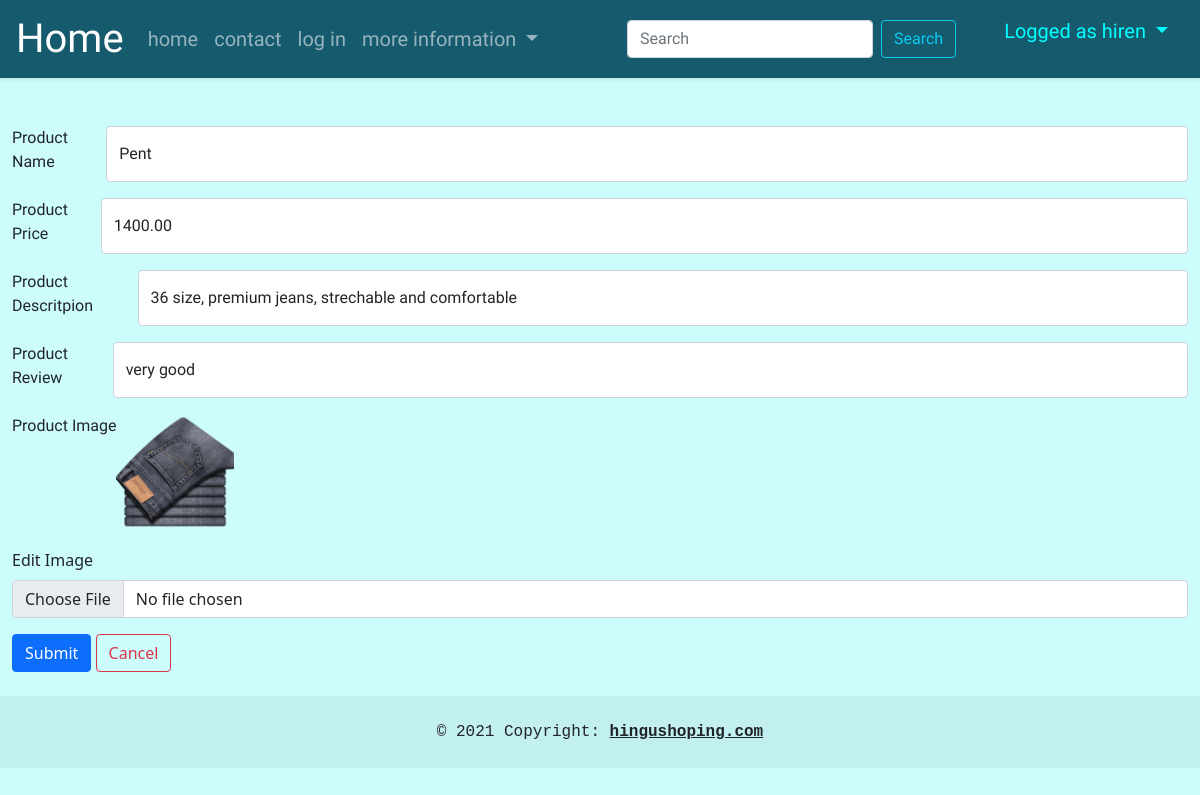
Page /edit-product/4 (signed in) on the committed database.
### app1/models.py (models this page shows, shortened)
class Signup(models.Model):
    name = models.CharField(max_length=100)
    mail = models.EmailField(max_length=254)
    phone = models.IntegerField(default=0)
    pswd = models.CharField(max_length=50)
    vendor = models.BooleanField(verbose_name=("Is a vendor"),default=False)
    def __str__(self):
        return self.name

class Product(models.Model):
    name = models.CharField(max_length=10,default="")
    price = models.DecimalField(max_digits=12,decimal_places=2,default=0)
    des = models.TextField(max_length=300,default="")
    image = models.ImageField(upload_to='images/products')
    review = models.TextField(max_length=350)

### app1/views.py (the view, shortened to what this page needs)
# urls.py: path('edit-product/<int:no>',edit_product_view,name='edit_product'),
def edit_product_view(request,no):
    pro = Product.objects.get(id=no)
    return render(request,'edit_product_page.html',{'pro':pro})

### app1/templatetags/base1_tags.py (called while the page is built)
@register.simple_tag
def user_details(request):
    user = views.user_details_view(request)
    return user

### app1/views.py (called while the page is built)
def user_details_view(request):
    if 'id' in request.session.keys():
        try:
            user = Signup.objects.get(id = request.session['id'])
            return user
        except:
            pass
    return ""

### app1/templates/edit_product_page.html (shortened to what this page needs)
{% extends 'base1.html' %}
    {% block css %} {% load static %}{% endblock %}
    {% block content %}
    <form method="post" enctype="multipart/form-data" class="container-fluid form" >
        <div class="mb-3 d-flex flex-row ">
                <label for="exampleInputEmail1" class="form-label ">Product Name </label>
                <input type="text" class="form-control" id="exampleInputEmail1" name="pname" value="{{pro.name}}" />
        </div>
        <div class="mb-3 d-flex flex-row">
          <label for="exampleInputEmail1" class="form-label">Product Price </label>
          <input type="number" class="form-control" id="exampleInputEmail1" name="pprice" value="{{pro.price}}">
        </div>
        <div class="mb-3 d-flex flex-row">
          <label for="exampleInputEmail1" class="form-label">Product Descritpion </label>
          <input type="text" class="form-control" id="exampleInputEmail1" name="pdes" value="{{pro.des}}">
        </div>
        <div class="mb-3 d-flex flex-row">
          <label for="exampleInputEmail1" class="form-label">Product Review </label>
          <input type="text" class="form-control" id="exampleInputEmail1" name="preview" value="{{pro.review}}">
        </div>
        <div class="mb-3 d-flex flex-row">
          <label for="exampleInputEmail1" class="form-label">Product Image </label>
          <img src="{{pro.image.url}}" alt="{{pro.name}}" srcset="" width="10%">
        </div>
        <div class="mb-3">
            <label for="exampleInputEmail1" class="form-label">Edit Image </label>
          <input type="file" class="form-control"  name="pimage" >
        </div>
        <button type="submit" class="btn btn-primary mb-4">Submit</button>
        <a href="{% url 'products_url' %}" class="btn btn-outline-danger mb-4">
            Cancel
        </a>
    </form>
    {% endblock %}

### templates/base1.html (shortened to what this page needs)
{% load base1_tags %}
<!DOCTYPE html>
<html lang="en">
<head>
    <link href="https://cdn.jsdelivr.net/npm/bootstrap@5.0.2/dist/css/bootstrap.min.css" rel="stylesheet">
    {% load static %}
    <link rel="stylesheet" href="{% static 'css/navbar_style.css' %} ">
  </head>
<body onload="navactive()" style="background-color:#ccfcfc">
    <nav class="navbar navbar-expand-lg  navbar-dark shadow-sm p-1 mb-5" style="background-color:#165a6d;">
        <div class="container-fluid">
          <a class="navbar-brand" href="{% url 'home' %}" style="font-size: 40px;">Home</a>
          <div class="collapse navbar-collapse" id="navbarSupportedContent">
            <ul class="navbar-nav me-auto mb-2 mb-lg-0" id="navbarlist">
              <li class="nav-item">
                <a class="nav-link" aria-current="page" href="{% url 'home' %}" home >home</a>
              </li>
              <li class="nav-item">
                <a class="nav-link" href="{% url 'contact' %}" contact>contact</a>
              </li>
              <li class="nav-item ">
                <a class="nav-link " href="{% url 'signin' %}" signin >log in</a>
              </li>
              <li class="nav-item dropdown">
                <a class="nav-link dropdown-toggle"  id="navbarDropdown" role="button" data-bs-toggle="dropdown" aria-expanded="false" moreinfo >
                  more information
                </a>
              </li>
            </ul>
            <form class="d-flex" id="search_form" role="search" method="get" >
              <input class="form-control me-2" type="search" name="search" placeholder="Search" aria-label="Search">
              <button class="btn btn-outline-info" type="submit">Search</button>
            </form>
            <ul>
              <li class="nav-item dropdown" style="list-style: none;">
                <a class="nav-link dropdown-toggle " style="color:aqua;" id="navbarDropdown" role="button" data-bs-toggle="dropdown" aria-expanded="false" moreinfo >
                  Logged as {% user_details request %}
                </a>
              </li>
            </ul>
          </div>
        </div>
      </nav>
    {% block content %}{% endblock  %}
      <footer>
        <div class="text-center p-4" style="background-color: rgba(0, 0, 0, 0.05);font-family:'Courier New', Courier, monospace">
          © 2021 Copyright:
          <a class="text-reset fw-bold" href="{% url 'home' %}">hingushoping.com</a>
        </div>
      </footer>
    </body>
    </html>

### static/css/navbar_style.css (style rules this page uses)
nav { font-family: "Yellowtail", cursive; }
.nav-link,.dropdown-item { font-size: 20px; }
.d-flex { font-family: 'Comfortaa' , cursive; }

### rows in the picture
Signup: name "hiren"
Product: pname "Pent", pprice "1400.00", pdes "36 size, premium jeans, strechable and comfortable", preview "very good", image (picture)
